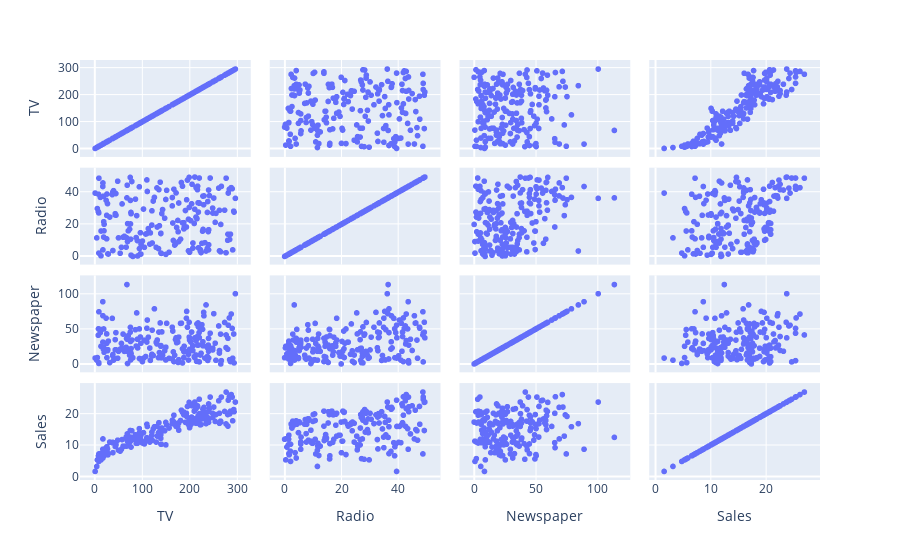

Here is the notebook cell this chart was saved with:
### Code cell
fig.show()

### Figure 1 — Plotly figure (JSON) as saved in the notebook; plotly's stock layout.template omitted (floating-point values rounded to 4 significant figures; data arrays with more than 128 entries replaced by an {"elided": "..."} marker saying what was removed)
{"data": [{"dimensions": [{"axis": {"matches": true}, "label": "TV", "values": {"elided": "200 float values"}}, {"axis": {"matches": true}, "label": "Radio", "values": {"elided": "200 float values"}}, {"axis": {"matches": true}, "label": "Newspaper", "values": {"elided": "200 float values"}}, {"axis": {"matches": true}, "label": "Sales", "values": {"elided": "200 float values"}}], "hovertemplate": "%{xaxis.title.text}=%{x}<br>%{yaxis.title.text}=%{y}<extra></extra>", "legendgroup": "", "marker": {"color": "#636efa", "symbol": "circle"}, "name": "", "showlegend": false, "type": "splom"}], "layout": {"dragmode": "select", "legend": {"tracegroupgap": 0}, "margin": {"t": 60}}}
